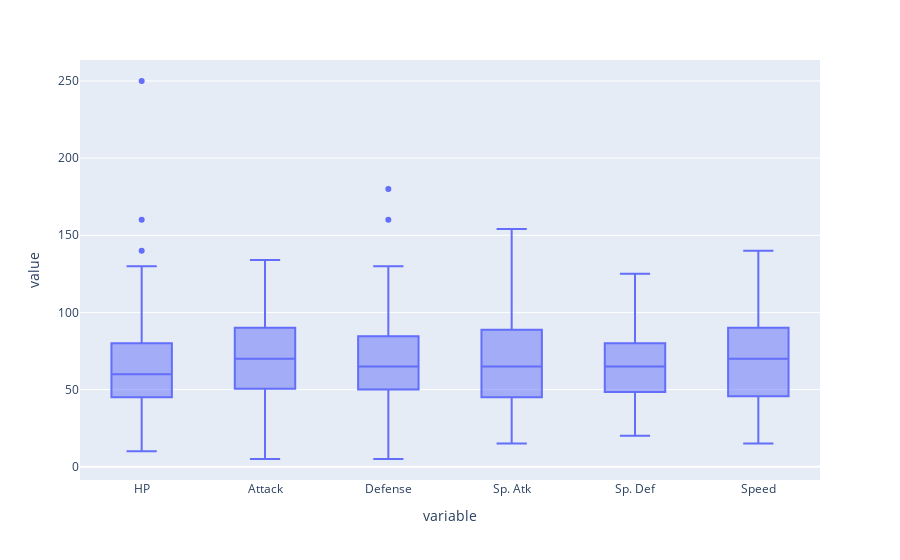

The code cell stored with this chart in its notebook:
### Code cell
df_copy=df.drop(['Name','Type 1','Type 2','Total','Stage','Legendary'],axis=1)
fig=px.box(df_copy)
fig.show()

### Figure 1 — Plotly figure (JSON) as saved in the notebook; plotly's stock layout.template omitted (floating-point values rounded to 4 significant figures; data arrays with more than 128 entries replaced by an {"elided": "..."} marker saying what was removed)
{"data": [{"alignmentgroup": "True", "hovertemplate": "variable=%{x}<br>value=%{y}<extra></extra>", "legendgroup": "", "marker": {"color": "#636efa"}, "name": "", "notched": false, "offsetgroup": "", "orientation": "v", "showlegend": false, "type": "box", "x": {"elided": "906 str values"}, "x0": " ", "xaxis": "x", "y": {"elided": "906 int values"}, "y0": " ", "yaxis": "y"}], "layout": {"boxmode": "group", "legend": {"tracegroupgap": 0}, "margin": {"t": 60}, "xaxis": {"anchor": "y", "domain": [0, 1], "title": {"text": "variable"}}, "yaxis": {"anchor": "x", "domain": [0, 1], "title": {"text": "value"}}}}
